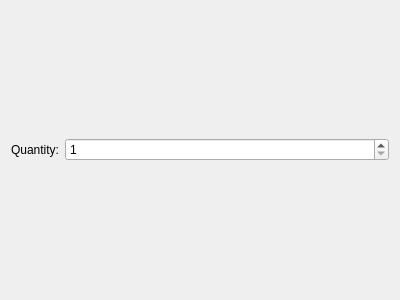
<?xml version="1.0" encoding="UTF-8"?>
<ui version="4.0">
 <class>LabelPropertiesWidget</class>
 <widget class="QWidget" name="LabelPropertiesWidget">
  <property name="geometry">
   <rect>
    <x>0</x>
    <y>0</y>
    <width>400</width>
    <height>300</height>
   </rect>
  </property>
  <property name="windowTitle">
   <string>Form</string>
  </property>
  <layout class="QVBoxLayout" name="verticalLayout">
   <item>
    <layout class="QHBoxLayout" name="horizontalLayout">
     <item>
      <widget class="QLabel" name="label_quantity">
       <property name="sizePolicy">
        <sizepolicy hsizetype="Maximum" vsizetype="Preferred">
         <horstretch>0</horstretch>
         <verstretch>0</verstretch>
        </sizepolicy>
       </property>
       <property name="text">
        <string>Quantity:</string>
       </property>
      </widget>
     </item>
     <item>
      <widget class="QSpinBox" name="spin_quantity">
       <property name="minimum">
        <number>1</number>
       </property>
       <property name="maximum">
        <number>999999999</number>
       </property>
       <property name="value">
        <number>1</number>
       </property>
      </widget>
     </item>
    </layout>
   </item>
  </layout>
 </widget>
 <resources/>
 <connections/>
</ui>
